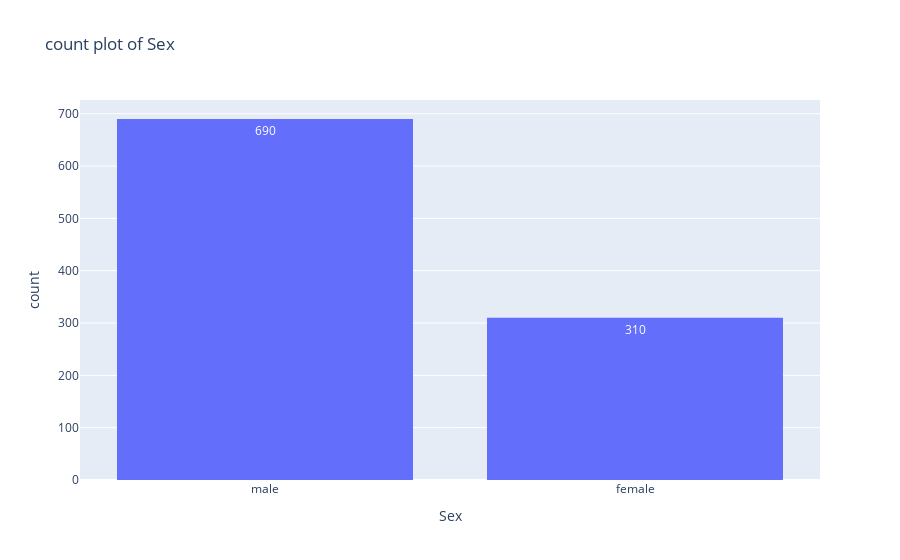
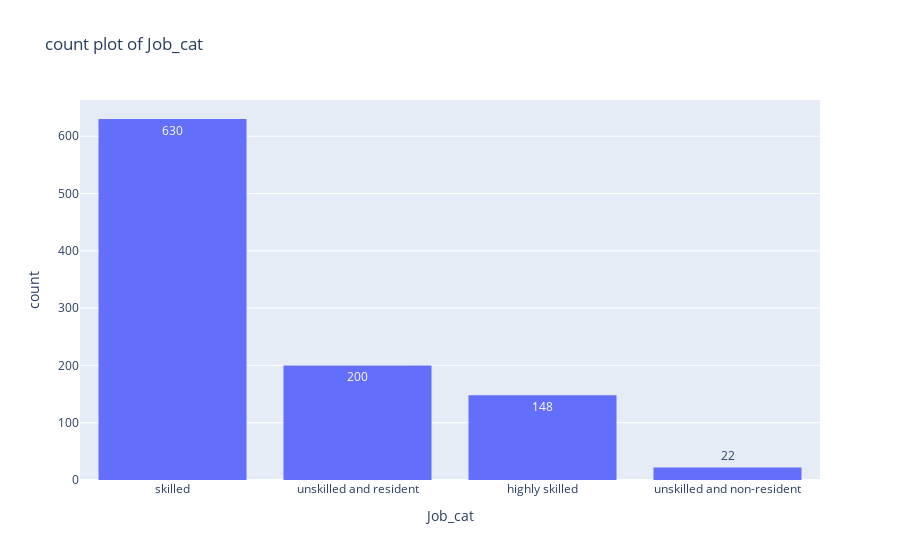
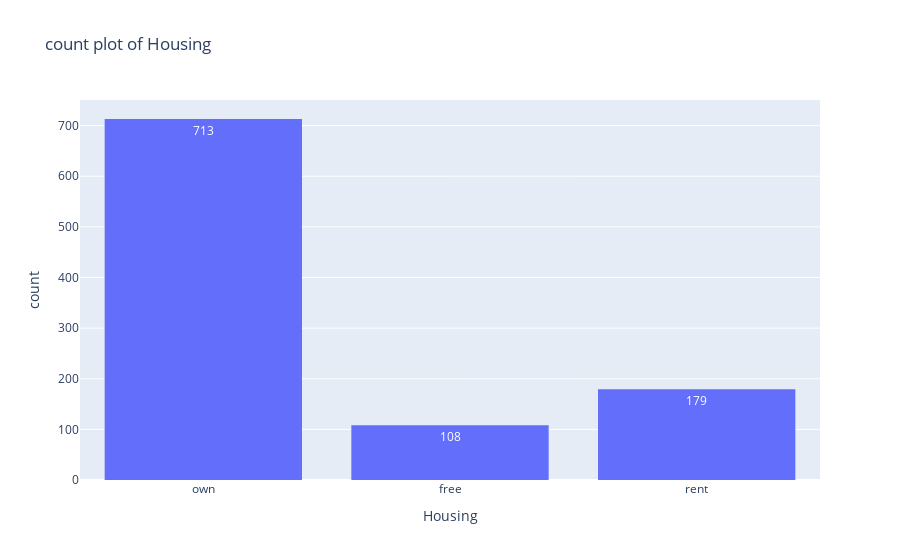
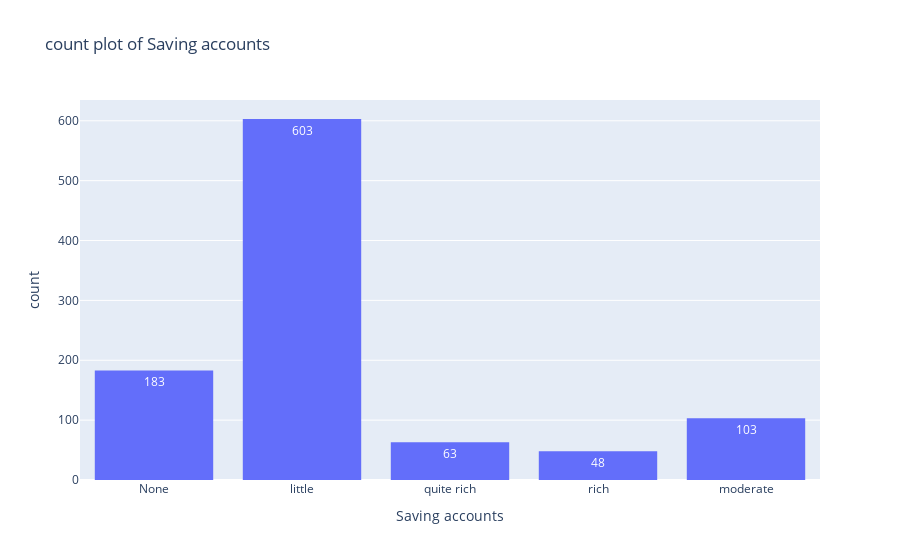

Source (notebook cell) for these figures, in order:
### Code cell
# Categorical Variables
categorical_cols = ['Sex', 'Job_cat', 'Housing', 'Saving accounts', 'Checking account', 'Purpose']

# Plot bar plots for categorical variables
for col in categorical_cols:
    fig = exp.histogram(df, x=col, text_auto = True,
            title=f"count plot of {col}")
    fig.show()
    # ax = sb.countplot(df, x = df[col])
    # for p in ax.patches:
    #     ax.annotate(f'{p.get_height()}', (p.get_x() + p.get_width() / 2., p.get_height()),
    #                 ha='center', va='center', xytext=(0, 5), textcoords='offset points')
    # plt.xticks(rotation=45)
    # plt.tight_layout()
    # plt.show()

### Figure 1 — Plotly figure (JSON) as saved in the notebook; plotly's stock layout.template omitted (floating-point values rounded to 4 significant figures; data arrays with more than 128 entries replaced by an {"elided": "..."} marker saying what was removed)
{"data": [{"alignmentgroup": "True", "bingroup": "x", "hovertemplate": "Sex=%{x}<br>count=%{y}<extra></extra>", "legendgroup": "", "marker": {"color": "#636efa", "pattern": {"shape": ""}}, "name": "", "offsetgroup": "", "orientation": "v", "showlegend": false, "texttemplate": "%{value}", "type": "histogram", "x": {"elided": "1000 str values"}, "xaxis": "x", "yaxis": "y"}], "layout": {"barmode": "relative", "legend": {"tracegroupgap": 0}, "title": {"text": "count plot of Sex"}, "xaxis": {"anchor": "y", "domain": [0, 1], "title": {"text": "Sex"}}, "yaxis": {"anchor": "x", "domain": [0, 1], "title": {"text": "count"}}}}

### Figure 2 — Plotly figure (JSON) as saved in the notebook; plotly's stock layout.template omitted (floating-point values rounded to 4 significant figures; data arrays with more than 128 entries replaced by an {"elided": "..."} marker saying what was removed)
{"data": [{"alignmentgroup": "True", "bingroup": "x", "hovertemplate": "Job_cat=%{x}<br>count=%{y}<extra></extra>", "legendgroup": "", "marker": {"color": "#636efa", "pattern": {"shape": ""}}, "name": "", "offsetgroup": "", "orientation": "v", "showlegend": false, "texttemplate": "%{value}", "type": "histogram", "x": {"elided": "1000 str values"}, "xaxis": "x", "yaxis": "y"}], "layout": {"barmode": "relative", "legend": {"tracegroupgap": 0}, "title": {"text": "count plot of Job_cat"}, "xaxis": {"anchor": "y", "domain": [0, 1], "title": {"text": "Job_cat"}}, "yaxis": {"anchor": "x", "domain": [0, 1], "title": {"text": "count"}}}}

### Figure 3 — Plotly figure (JSON) as saved in the notebook; plotly's stock layout.template omitted (floating-point values rounded to 4 significant figures; data arrays with more than 128 entries replaced by an {"elided": "..."} marker saying what was removed)
{"data": [{"alignmentgroup": "True", "bingroup": "x", "hovertemplate": "Housing=%{x}<br>count=%{y}<extra></extra>", "legendgroup": "", "marker": {"color": "#636efa", "pattern": {"shape": ""}}, "name": "", "offsetgroup": "", "orientation": "v", "showlegend": false, "texttemplate": "%{value}", "type": "histogram", "x": {"elided": "1000 str values"}, "xaxis": "x", "yaxis": "y"}], "layout": {"barmode": "relative", "legend": {"tracegroupgap": 0}, "title": {"text": "count plot of Housing"}, "xaxis": {"anchor": "y", "domain": [0, 1], "title": {"text": "Housing"}}, "yaxis": {"anchor": "x", "domain": [0, 1], "title": {"text": "count"}}}}

### Figure 4 — Plotly figure (JSON) as saved in the notebook; plotly's stock layout.template omitted (floating-point values rounded to 4 significant figures; data arrays with more than 128 entries replaced by an {"elided": "..."} marker saying what was removed)
{"data": [{"alignmentgroup": "True", "bingroup": "x", "hovertemplate": "Saving accounts=%{x}<br>count=%{y}<extra></extra>", "legendgroup": "", "marker": {"color": "#636efa", "pattern": {"shape": ""}}, "name": "", "offsetgroup": "", "orientation": "v", "showlegend": false, "texttemplate": "%{value}", "type": "histogram", "x": {"elided": "1000 str values"}, "xaxis": "x", "yaxis": "y"}], "layout": {"barmode": "relative", "legend": {"tracegroupgap": 0}, "title": {"text": "count plot of Saving accounts"}, "xaxis": {"anchor": "y", "domain": [0, 1], "title": {"text": "Saving accounts"}}, "yaxis": {"anchor": "x", "domain": [0, 1], "title": {"text": "count"}}}}
